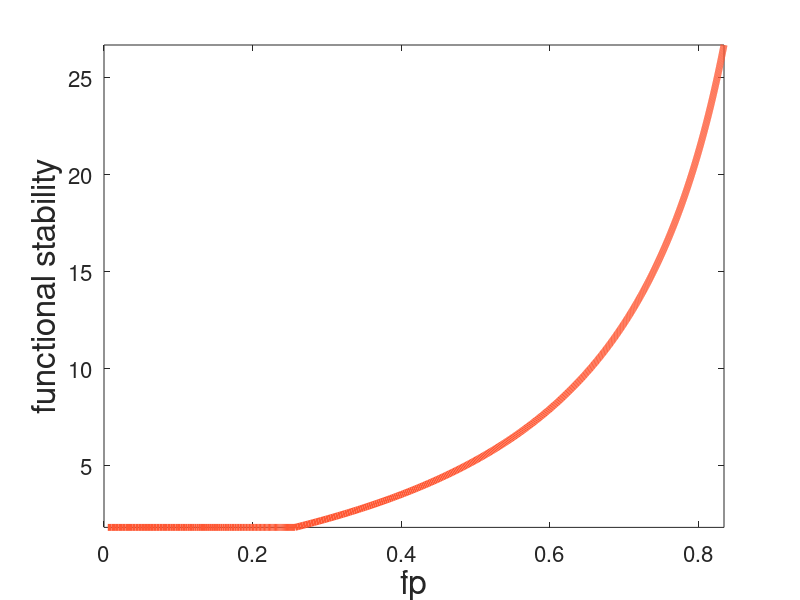

Write the MATLAB code that produced this figure.
close;
clear;
s1=rand(300,1);% creat 300 parallel communities; s1 fluctuates between 0 and 1 following uniform distribution
lambdas=0.1:0.001:0.9;% lambda1 changes from 0.1 to 0.9
beta=0.5;
theta=0.1;
fp=0;%initialize fp, the mean gene abundance
sp=0;%initialize sp, the std of gene abundance
for i=1:length(lambdas)
    lambda=lambdas(i);
    p1=(1-theta/lambda)*s1;%calculate the gene abundance in species 1
    p2=(1-theta/lambda/beta)*(1-s1);%calculate the gene abundance in species 2
    pt=p1.*(p1>=0)+p2.*(p2>=0);% combine the gene abundance in 2 species; gene abundance must be non-negative
    sp(i)=std(pt);
    fp(i)=mean(pt);
end
    
plot(fp,fp./sp,'-','color',[255, 87, 51]/256,'linewidth',5);hold on;%plot functional stability as a funciton of mean gene abundance fp
set(gca,'fontsize',16);
xlabel('fp','fontsize',24);
ylabel('functional stability','fontsize',24);
set(gcf,'position',[100 100 400 400]);
axis([min(fp) max(fp) min(fp./sp) max(fp./sp)]);
